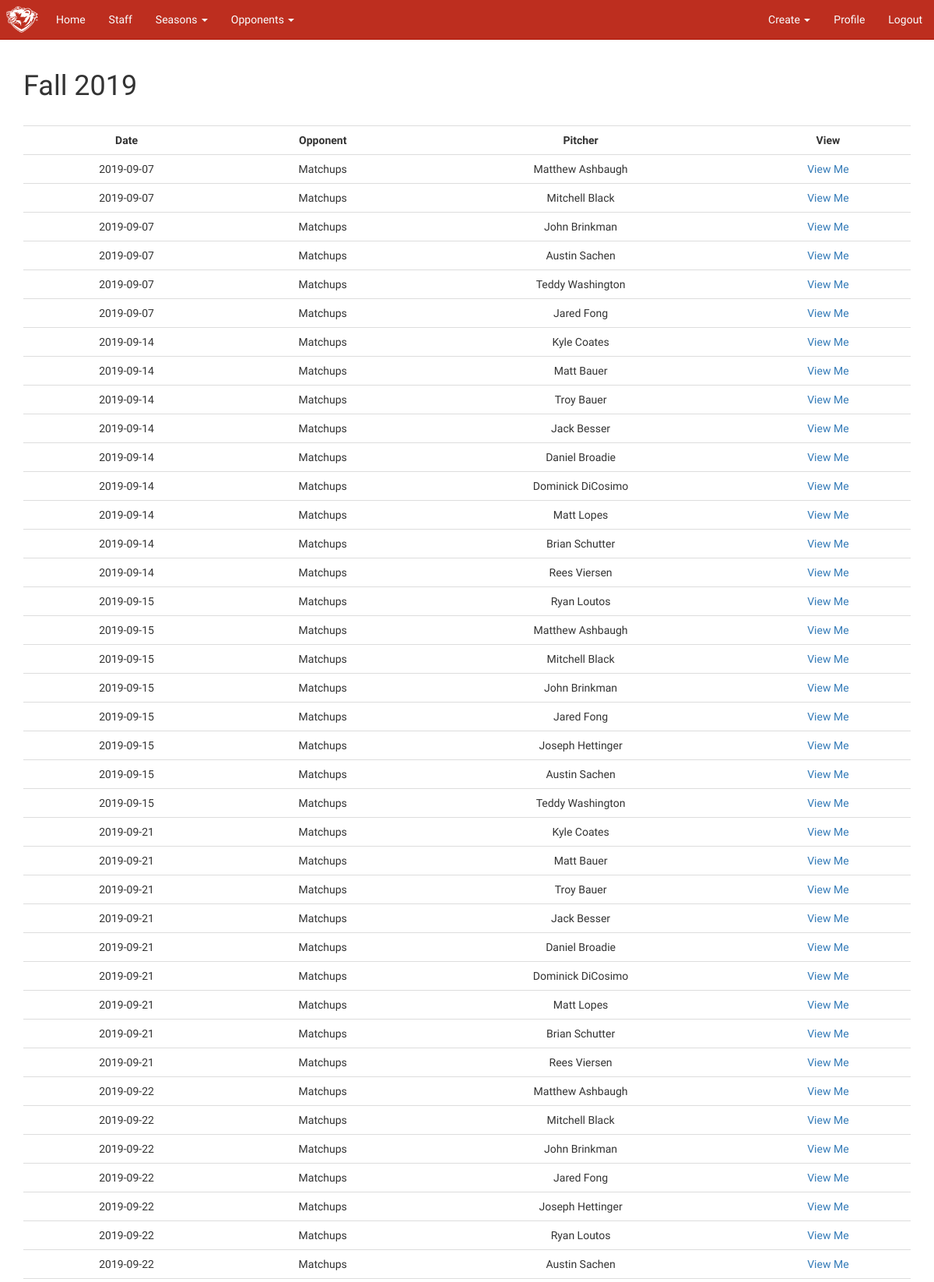
Screenshot of /season/3 (signed in, upper part) with the database file from the repository.
### app/models.py (models this page shows, shortened)
class Season(db.Model):
    id = db.Column(db.Integer, primary_key=True)
    semester = db.Column(db.String(8), index=True)
    year = db.Column(db.String(8), index=True)
    outings = db.relationship('Outing', backref='season', lazy='dynamic')
    def __repr__(self):
        return f'{self.semester} {self.year}'

class Outing(db.Model):
    id = db.Column(db.Integer, primary_key=True)
    date = db.Column(db.Date, index=True)
    opponent_id = db.Column(db.Integer,
                            db.ForeignKey('opponent.id'),
                            index=True)
    user_id = db.Column(db.Integer, db.ForeignKey('user.id'), index=True)
    season_id = db.Column(db.Integer, db.ForeignKey('season.id'), index=True)
    at_bats = db.relationship('AtBat', backref='outing', lazy='dynamic')

class Opponent(db.Model):
    id = db.Column(db.Integer, primary_key=True)
    name = db.Column(db.String(64), index=True)
    outings = db.relationship('Outing', backref='opponent', lazy='dynamic')
    batters = db.relationship('Batter', backref='opponent', lazy='dynamic')
    def __repr__(self):
        return self.name

class User(UserMixin, db.Model):
    id = db.Column(db.Integer, primary_key=True)
    admin = db.Column(db.Boolean, index=True)
    retired = db.Column(db.Boolean, index=True)
    username = db.Column(db.String(64), index=True, unique=True)
    email = db.Column(db.String(120), index=True, unique=True)
    password_hash = db.Column(db.String(128))
    firstname = db.Column(db.String(64))
    lastname = db.Column(db.String(64))
    grad_year = db.Column(db.String(8), index=True)
    throws = db.Column(db.String(8), index=True)
    outings = db.relationship('Outing', backref='pitcher', lazy='dynamic')
    def __repr__(self):
        return f'{self.firstname} {self.lastname}'

### app/routes.py (the view)
@app.route('/season/<id>')
@login_required
def season(id):
    season = Season.query.filter_by(id=id).first()
    if not season:
        flash('URL does not exist')
        return redirect(url_for('index'))
    outings = Outing.query.filter_by(season_id=id).order_by(Outing.date).all()
    return render_template('season/season.html',
                           title=season,
                           outings=outings,
                           season=season)

### app/models.py (called while the page is built)
@login.user_loader
def load_user(id):
    return User.query.get(int(id))

### app/templates/season/season.html (shortened to what this page needs)
{% extends "base.html" %}
{% block styles %}
    {{ super() }}
{% endblock %}
{% block app_content %}
    <div class="main">
        <h1>{{ season }}</h1>
        <br>
        <div>
            <table class="table sortable_table">
                <tr>
                    <th onclick="sortTable(0, 0)">Date</th>
                    <th onclick="sortTable(1, 0)">Opponent</th>
                    <th onclick="sortTable(2, 0)">Pitcher</th>
                    <th>View</th>
                </tr>
                {% for o in outings %}
                <tr>
                    <td>{{ o.date }}</td>
                    <td>{{ o.opponent }}</td>
                    <td>{{ o.pitcher }}</td>
                    <td><a href="{{ url_for('outing', id=o.id) }}">View Me</a></td>
                </tr>
                {% endfor %}
            </table>
        </div>
    </div>
{% endblock %}

### app/static/css/base.css (style rules this page uses)
th, td { text-align: center; }
.main { font-family: 'Exo', sans-serif; font-weight: 500; }

### rows the page displays
Season: semester+year "Fall 2019"
Outing: date "2019-09-07", opponent "Matchups", pitcher "Matthew Ashbaugh"
Outing: date "2019-09-07", opponent "Matchups", pitcher "Mitchell Black"
Outing: date "2019-09-07", opponent "Matchups", pitcher "John Brinkman"
Outing: date "2019-09-07", opponent "Matchups", pitcher "Austin Sachen"
Outing: date "2019-09-07", opponent "Matchups", pitcher "Teddy Washington"
Outing: date "2019-09-07", opponent "Matchups", pitcher "Jared Fong"
Outing: date "2019-09-14", opponent "Matchups", pitcher "Kyle Coates"
Outing: date "2019-09-14", opponent "Matchups", pitcher "Matt Bauer"
Outing: date "2019-09-14", opponent "Matchups", pitcher "Troy Bauer"
Outing: date "2019-09-14", opponent "Matchups", pitcher "Jack Besser"
Outing: date "2019-09-14", opponent "Matchups", pitcher "Daniel Broadie"
Outing: date "2019-09-14", opponent "Matchups", pitcher "Dominick DiCosimo"
Outing: date "2019-09-14", opponent "Matchups", pitcher "Matt Lopes"
Outing: date "2019-09-14", opponent "Matchups", pitcher "Brian Schutter"
Outing: date "2019-09-14", opponent "Matchups", pitcher "Rees Viersen"
Outing: date "2019-09-15", opponent "Matchups", pitcher "Ryan Loutos"
Outing: date "2019-09-15", opponent "Matchups", pitcher "Matthew Ashbaugh"
Outing: date "2019-09-15", opponent "Matchups", pitcher "Mitchell Black"
Outing: date "2019-09-15", opponent "Matchups", pitcher "John Brinkman"
Outing: date "2019-09-15", opponent "Matchups", pitcher "Jared Fong"
Outing: date "2019-09-15", opponent "Matchups", pitcher "Joseph Hettinger"
Outing: date "2019-09-15", opponent "Matchups", pitcher "Austin Sachen"
Outing: date "2019-09-15", opponent "Matchups", pitcher "Teddy Washington"
Outing: date "2019-09-21", opponent "Matchups", pitcher "Kyle Coates"
Outing: date "2019-09-21", opponent "Matchups", pitcher "Matt Bauer"
Outing: date "2019-09-21", opponent "Matchups", pitcher "Troy Bauer"
Outing: date "2019-09-21", opponent "Matchups", pitcher "Jack Besser"
Outing: date "2019-09-21", opponent "Matchups", pitcher "Daniel Broadie"
Outing: date "2019-09-21", opponent "Matchups", pitcher "Dominick DiCosimo"
Outing: date "2019-09-21", opponent "Matchups", pitcher "Matt Lopes"
Outing: date "2019-09-21", opponent "Matchups", pitcher "Brian Schutter"
Outing: date "2019-09-21", opponent "Matchups", pitcher "Rees Viersen"
Outing: date "2019-09-22", opponent "Matchups", pitcher "Matthew Ashbaugh"
Outing: date "2019-09-22", opponent "Matchups", pitcher "Mitchell Black"
Outing: date "2019-09-22", opponent "Matchups", pitcher "John Brinkman"
Outing: date "2019-09-22", opponent "Matchups", pitcher "Jared Fong"
Outing: date "2019-09-22", opponent "Matchups", pitcher "Joseph Hettinger"
Outing: date "2019-09-22", opponent "Matchups", pitcher "Ryan Loutos"
Outing: date "2019-09-22", opponent "Matchups", pitcher "Austin Sachen"
